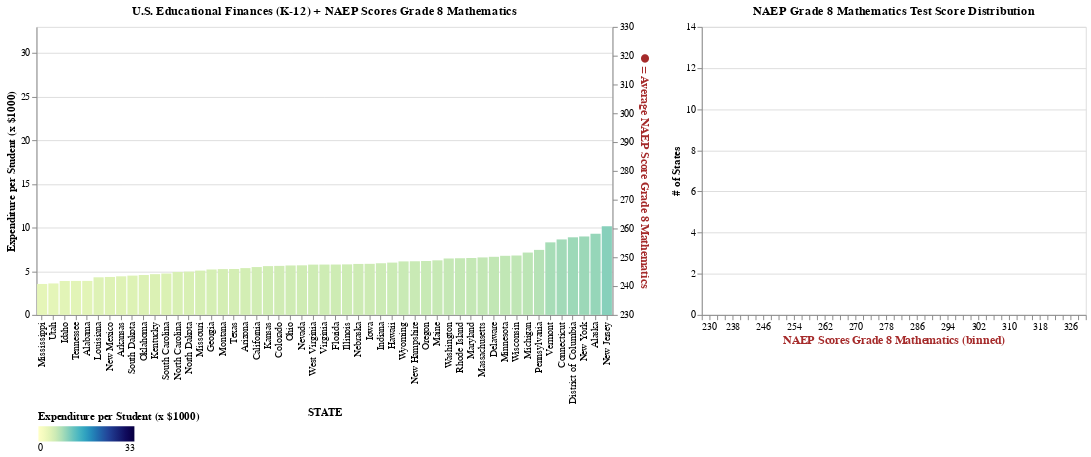

The notebook cell this image was saved under:
### Markdown cell above
### 6. Visualization D

Moving on, we'll use the same setup to visualize average NAEP grade 8 mathematics scores from 1996 to 2017. Note how the upward trend in mean score and narrowing distribution are reminiscent of what we saw in the grade 4 mathematics NAEP score data. Also note how the right y-axis and histogram x-axis have changed to a higher minimum and maximum (230-330) than the 4th grade minimum and maximum (170-270). NAEP reading and math scores are calculated on summative [0-500 scales](https://nces.ed.gov/nationsreportcard/guides/scores_achv.aspx). The max and min on these chart axes are arbitrarily chosen to achieve a workable range in which to view the data points for the given age group.

### Code cell
slider = alt.binding_range(min=1993, max=2017, step=1, name='YEAR')
year = alt.selection_single(name="year", fields=['YEAR'],
                                bind=slider, init={'YEAR': 1993})

base = alt.Chart(states_naep_merged_sorted)

bar_chart = base.mark_bar().encode(
    x = alt.X('STATE', axis=alt.Axis(orient='bottom'), sort=None),
    y = alt.Y('TOTAL_EXPENDITURE_PER_STUDENT:Q', 
            scale=alt.Scale(domain=[0, 33]), 
            title='Expenditure per Student (x $1000)'),
    color = alt.Color('TOTAL_EXPENDITURE_PER_STUDENT:Q',
                    legend=alt.Legend(title='Expenditure per Student (x $1000)',
                    legendX=2, 
                    legendY=400, 
                    direction='horizontal', 
                    orient='none'),
                    scale=alt.Scale(domain=[0, 33], scheme=alt.SchemeParams(name='yellowgreenblue', extent=[-.1, 1.3])))
).add_selection(year
).transform_filter(year
).properties(
    title='U.S. Educational Finances (K-12) + NAEP Scores Grade 8 Mathematics',
    width=600)

point_chart = base.transform_impute(
    impute='AVG_SCORE_8_Mathematics',
    key='YEAR',
    method='min',
    frame=[-1, 0],
    groupby=['STATE']
).mark_circle(color='brown', size=35
).encode(
    x = alt.X('STATE', axis=alt.Axis(orient='bottom'), sort=None),
    y = alt.Y('AVG_SCORE_8_Mathematics:Q',
          axis=alt.Axis(title='● = Average NAEP Score Grade 8 Mathematics', titleColor='brown', titleFontSize=12),
          scale=alt.Scale(domain=[230, 330]))
).transform_filter(year)

histogram = base.transform_impute(
    impute='AVG_SCORE_8_Mathematics',
    key='YEAR',
    method='min',
    frame=[-1, 0],
    groupby=['STATE']
).mark_bar(color='brown'
).encode(
    x = alt.X('AVG_SCORE_8_Mathematics:Q', 
            bin=alt.Bin(extent=[230, 330], step=2), 
            scale=alt.Scale(domain=[230, 330]), 
            axis=alt.Axis(title='NAEP Scores Grade 8 Mathematics (binned)', 
            titleColor='brown', 
            titleFontSize=12)),
    y = alt.Y('count()', 
            scale=alt.Scale(domain=[0, 14]),
            axis=alt.Axis(title='# of States'))
).add_selection(year
).transform_filter(year
).properties(
    title='NAEP Grade 8 Mathematics Test Score Distribution')

(bar_chart + point_chart).resolve_scale(y='independent') | histogram

### Figure 1 — Vega-Lite specification as saved in the notebook (floating-point values rounded to 4 significant figures; data arrays with more than 128 entries replaced by an {"elided": "..."} marker saying what was removed)
{"config": {"view": {"continuousWidth": 400, "continuousHeight": 300}}, "hconcat": [{"layer": [{"mark": "bar", "encoding": {"color": {"field": "TOTAL_EXPENDITURE_PER_STUDENT", "legend": {"direction": "horizontal", "legendX": 2, "legendY": 400, "orient": "none", "title": "Expenditure per Student (x $1000)"}, "scale": {"domain": [0, 33], "scheme": {"name": "yellowgreenblue", "extent": [-0.1, 1.3]}}, "type": "quantitative"}, "x": {"axis": {"orient": "bottom"}, "field": "STATE", "sort": null, "type": "nominal"}, "y": {"field": "TOTAL_EXPENDITURE_PER_STUDENT", "scale": {"domain": [0, 33]}, "title": "Expenditure per Student (x $1000)", "type": "quantitative"}}, "selection": {"year": {"type": "single", "fields": ["YEAR"], "bind": {"input": "range", "max": 2017, "min": 1993, "name": "YEAR", "step": 1}, "init": {"YEAR": 1993}}}, "title": "U.S. Educational Finances (K-12) + NAEP Scores Grade 8 Mathematics", "transform": [{"filter": {"selection": "year"}}], "width": 600}, {"mark": {"type": "circle", "color": "brown", "size": 35}, "encoding": {"x": {"axis": {"orient": "bottom"}, "field": "STATE", "sort": null, "type": "nominal"}, "y": {"axis": {"title": "● = Average NAEP Score Grade 8 Mathematics", "titleColor": "brown", "titleFontSize": 12}, "field": "AVG_SCORE_8_Mathematics", "scale": {"domain": [230, 330]}, "type": "quantitative"}}, "transform": [{"impute": "AVG_SCORE_8_Mathematics", "key": "YEAR", "frame": [-1, 0], "groupby": ["STATE"], "method": "min"}, {"filter": {"selection": "year"}}]}], "resolve": {"scale": {"y": "independent"}}}, {"mark": {"type": "bar", "color": "brown"}, "encoding": {"x": {"axis": {"title": "NAEP Scores Grade 8 Mathematics (binned)", "titleColor": "brown", "titleFontSize": 12}, "bin": {"extent": [230, 330], "step": 2}, "field": "AVG_SCORE_8_Mathematics", "scale": {"domain": [230, 330]}, "type": "quantitative"}, "y": {"aggregate": "count", "axis": {"title": "# of States"}, "scale": {"domain": [0, 14]}, "type": "quantitative"}}, "selection": {"year": {"type": "single", "fields": ["YEAR"], "bind": {"input": "range", "max": 2017, "min": 1993, "name": "YEAR", "step": 1}, "init": {"YEAR": 1993}}}, "title": "NAEP Grade 8 Mathematics Test Score Distribution", "transform": [{"impute": "AVG_SCORE_8_Mathematics", "key": "YEAR", "frame": [-1, 0], "groupby": ["STATE"], "method": "min"}, {"filter": {"selection": "year"}}]}], "data": {"name": "data-6cc5b5a8c94014f4f2ced8008416b23d"}, "$schema": "https://vega.github.io/schema/vega-lite/v4.17.0.json", "datasets": {"data-6cc5b5a8c94014f4f2ced8008416b23d": {"elided": "1275 records"}}}
